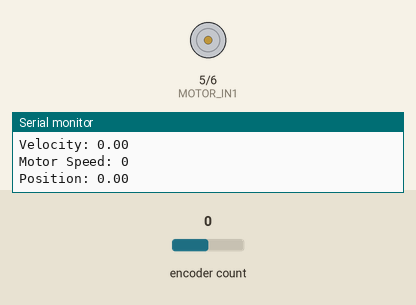
Bench run of a sketch on a simulated ESP32-S3. On the bench: motor-driver pin pairs drawn as motors (green arrow = first pin HIGH = forward, orange = second pin HIGH = backward, longer = more drive, scaled by the enable pin), the last lines printed to the serial monitor. The test bench sets the inputs (shaded band); at power-on: encoder count 0.

Above: at 1.2 s.
1.3 s: encoder count set to 4
At 2.1 s:
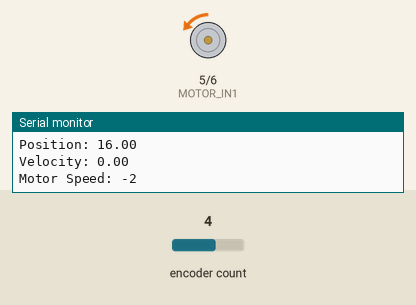
2.9 s: encoder count set to 5
At 3.5 s:
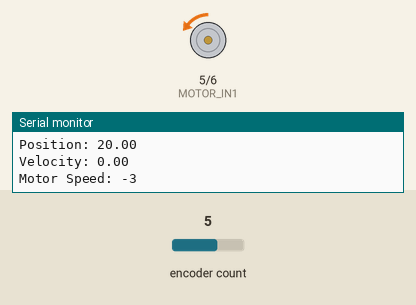
Timing chart, 0 to 5.9 s (numbered marks = the images above; inputs shaded):
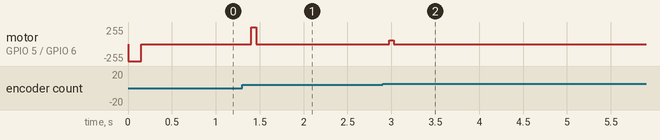

The sketch:

pid_encoder_454.ino
```cpp
// snippet: pid_encoder_454
// tags: encoder
// boards: avr, esp32, megaavr, nano33iot, romi32u4
// library: Encoder
// description: Cascade PID: outer loop controls position (Kp=1
// prompts: cascade, outer, controls, position, (kp=1, outputs
// verified: compile-only
// source: kd-generated (id 454)
// exact-include: Encoder.h

#include <Encoder.h>

const int ENC_A = 2;
const int ENC_B = 3;
const int MOTOR_IN1 = 5;
const int MOTOR_IN2 = 6;
const int MOTOR_EN = 7;

Encoder encoder(ENC_A, ENC_B);
float targetPosition = 0.0;
float currentVelocity = 0.0;
float currentPosition = 0.0;
float lastPosition = 0.0;
float lastVelocity = 0.0;
float lastTime = 0.0;

const float KP_OUTER = 1.0;
const float KP_INNER = 3.0;
const float KI_INNER = 0.2;
const float KD_INNER = 0.01;

void setup() {
  Serial.begin(9600);
  pinMode(MOTOR_IN1, OUTPUT);
  pinMode(MOTOR_IN2, OUTPUT);
  pinMode(MOTOR_EN, OUTPUT);
  lastTime = millis();
}

void loop() {
  unsigned long now = millis();
  float dt = (now - lastTime) / 1000.0;
  lastTime = now;

  // Outer loop: position control
  float errorPosition = targetPosition - currentPosition;
  float velocitySetpoint = KP_OUTER * errorPosition;

  // Inner loop: velocity control
  float errorVelocity = velocitySetpoint - currentVelocity;
  float acceleration = KP_INNER * errorVelocity + KI_INNER * errorVelocity * dt + KD_INNER * (errorVelocity - lastVelocity) / dt;
  currentVelocity += acceleration * dt;

  // Update motor speed
  int motorSpeed = (int)currentVelocity;
  if (motorSpeed > 255) motorSpeed = 255;
  if (motorSpeed < -255) motorSpeed = -255;
  analogWrite(MOTOR_EN, abs(motorSpeed));
  digitalWrite(MOTOR_IN1, motorSpeed > 0);
  digitalWrite(MOTOR_IN2, motorSpeed < 0);

  // Update encoder position
  lastPosition = currentPosition;
  currentPosition = encoder.read();
  currentVelocity = (currentPosition - lastPosition) / dt;
  lastVelocity = errorVelocity;  // remember for next iteration's D term

  // Print values for debugging
  Serial.print("Position: "); Serial.println(currentPosition);
  Serial.print("Velocity: "); Serial.println(currentVelocity);
  Serial.print("Motor Speed: "); Serial.println(motorSpeed);
  Serial.println();
}
```

Measured:
- after the input at 1.3 s, motor on GPIO 5 (MOTOR_IN1) / GPIO 6 (MOTOR_IN2): stopped → backward 2/255 after 0.10 s
- after the input at 2.9 s, motor on GPIO 5 (MOTOR_IN1) / GPIO 6 (MOTOR_IN2): backward 2/255 → backward 3/255 after 0.08 s
